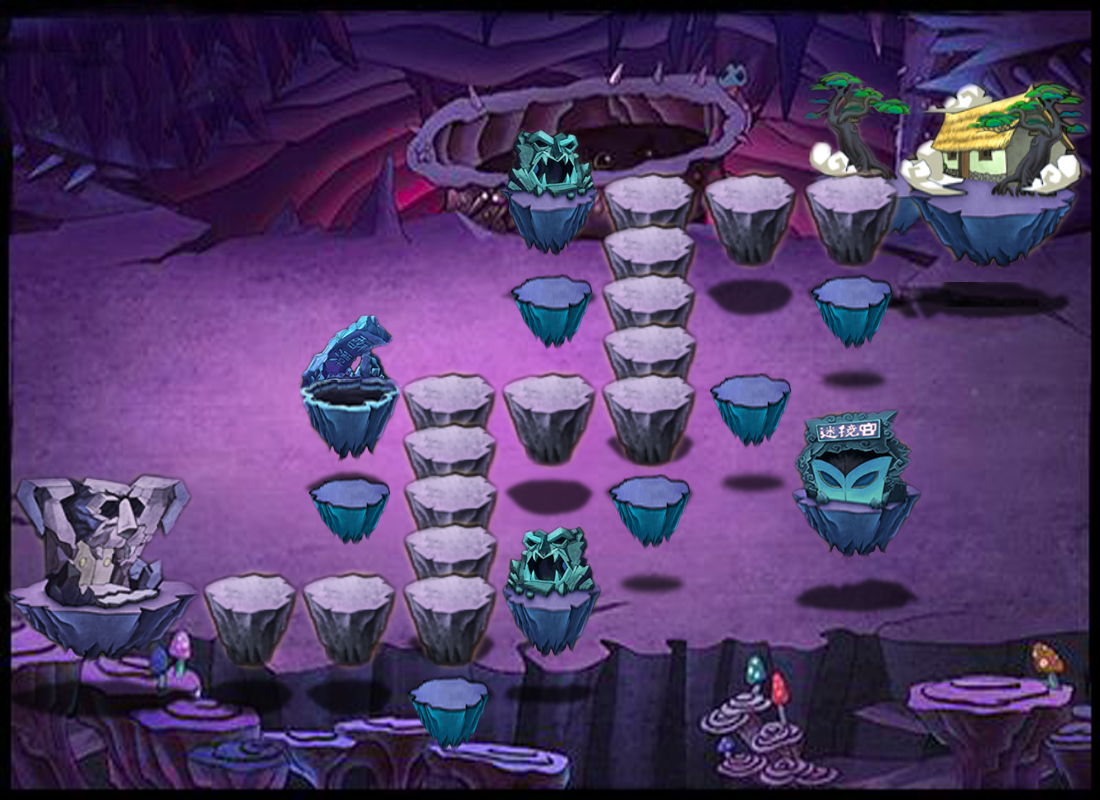

The image is a tile-based game level rendered from a .tmx file. Its description and source (layers, tilesets, objects; grid data summarised) follow:
An orthogonal 11x8 tile map with 100x100 px tiles, 2 tile layers (bg, blank).

<map version="1.0" tiledversion="1.0.2" orientation="orthogonal" renderorder="right-down" width="11" height="8" tilewidth="100" tileheight="100" nextobjectid="1">
 <tileset firstgid="1" name="Level_1" tilewidth="100" tileheight="100" tilecount="88" columns="11">
  <image source="res/1.png" width="1100" height="800" />
 </tileset>
 <layer name="bg" width="11" height="8">
  <data>[88 cells, 82 non-empty, 82 distinct tile ids]</data>
 </layer>
 <layer name="blank" width="11" height="8">
  <data>[88 cells, 6 non-empty, 6 distinct tile ids]</data>
 </layer>
</map>